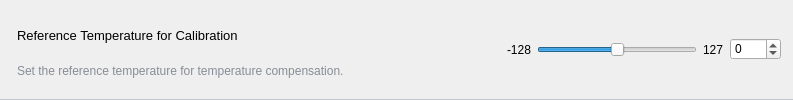
              <widget class="QGroupBox" name="groupBox_5">
               <property name="minimumSize">
                <size>
                 <width>0</width>
                 <height>50</height>
                </size>
               </property>
               <property name="styleSheet">
                <string notr="true">QGroupBox {
	border-top:none;
	border-bottom:1px solid #C1C7CD;
}</string>
               </property>
               <property name="flat">
                <bool>true</bool>
               </property>
               <layout class="QHBoxLayout" name="horizontalLayout_7">
                <item>
                 <layout class="QVBoxLayout" name="verticalLayout_8">
                  <property name="spacing">
                   <number>0</number>
                  </property>
                  <property name="leftMargin">
                   <number>5</number>
                  </property>
                  <property name="topMargin">
                   <number>6</number>
                  </property>
                  <item>
                   <widget class="QLabel" name="label_9">
                    <property name="font">
                     <font>
                      <pointsize>10</pointsize>
                     </font>
                    </property>
                    <property name="styleSheet">
                     <string notr="true"/>
                    </property>
                    <property name="text">
                     <string>Reference Temperature for Calibration</string>
                    </property>
                   </widget>
                  </item>
                  <item>
                   <widget class="QLabel" name="label_10">
                    <property name="styleSheet">
                     <string notr="true">color:rgb(135, 141, 150)</string>
                    </property>
                    <property name="text">
                     <string>Set the reference temperature for temperature compensation.</string>
                    </property>
                   </widget>
                  </item>
                 </layout>
                </item>
                <item>
                 <spacer name="horizontalSpacer_5">
                  <property name="orientation">
                   <enum>Qt::Orientation::Horizontal</enum>
                  </property>
                  <property name="sizeHint" stdset="0">
                   <size>
                    <width>157</width>
                    <height>20</height>
                   </size>
                  </property>
                 </spacer>
                </item>
                <item>
                 <widget class="QLabel" name="temp_orig_min">
                  <property name="styleSheet">
                   <string notr="true">background-color:none
</string>
                  </property>
                  <property name="text">
                   <string>-128</string>
                  </property>
                 </widget>
                </item>
                <item>
                 <widget class="QSlider" name="temp_orig_slider">
                  <property name="sizePolicy">
                   <sizepolicy hsizetype="Minimum" vsizetype="Fixed">
                    <horstretch>0</horstretch>
                    <verstretch>0</verstretch>
                   </sizepolicy>
                  </property>
                  <property name="minimumSize">
                   <size>
                    <width>160</width>
                    <height>0</height>
                   </size>
                  </property>
                  <property name="minimum">
                   <number>-128</number>
                  </property>
                  <property name="maximum">
                   <number>127</number>
                  </property>
                  <property name="orientation">
                   <enum>Qt::Orientation::Horizontal</enum>
                  </property>
                  <property name="invertedAppearance">
                   <bool>false</bool>
                  </property>
                  <property name="invertedControls">
                   <bool>false</bool>
                  </property>
                 </widget>
                </item>
                <item>
                 <widget class="QLabel" name="temp_orig_max">
                  <property name="styleSheet">
                   <string notr="true">background-color:none
</string>
                  </property>
                  <property name="text">
                   <string>127</string>
                  </property>
                 </widget>
                </item>
                <item>
                 <widget class="QSpinBox" name="temp_orig_spin">
                  <property name="locale">
                   <locale language="English" country="UnitedStates"/>
                  </property>
                  <property name="minimum">
                   <number>-128</number>
                  </property>
                  <property name="maximum">
                   <number>127</number>
                  </property>
                  <property name="singleStep">
                   <number>1</number>
                  </property>
                 </widget>
                </item>
               </layout>
              </widget>
